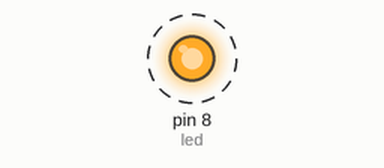
Simulated run of this sketch. Board: Arduino Uno, built with avr-gcc and run on an emulated ATmega328P. Parts: output pins drawn as LEDs (lit = HIGH). Dashed ring = blinking.

Above: at 0.2 s.
Timing chart, 0 to 3.0 s (numbered marks = the images above):
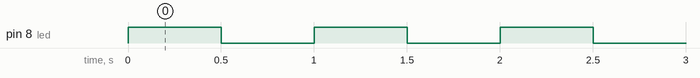

Measured:
- by itself, pin 8 (led): alternates HIGH for 0.50 s and LOW for 0.50 s

The sketch:

aaaa.ino
```cpp
int led = 8;

void setup() {
  Serial.begin(9600);
  pinMode(led,OUTPUT);
}

void loop() {
  while(1){
    digitalWrite(led,HIGH);
    delay(500);
    digitalWrite(led,LOW);
    delay(500);
  }
}
```
